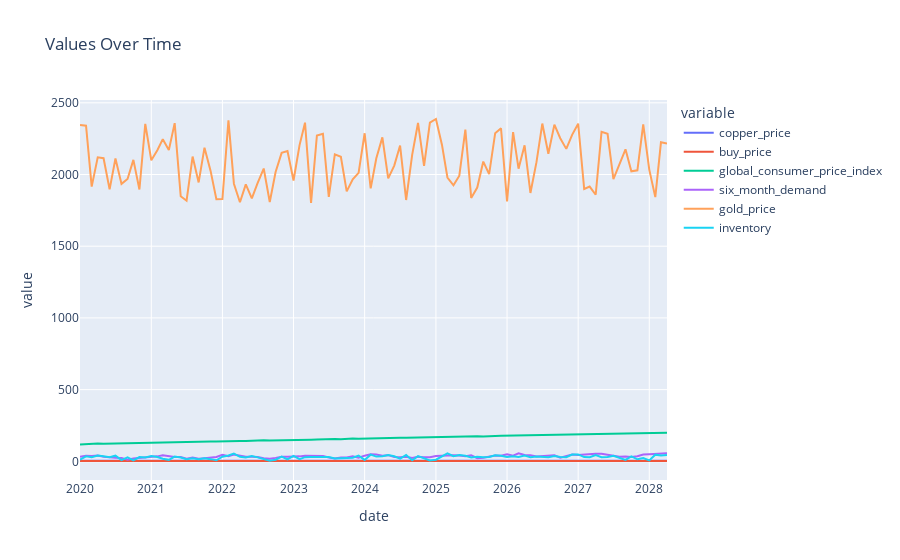

The notebook cell saved with this chart:
### Markdown cell above
## Visualize data

### Code cell
import plotly.express as px

fig = px.line(df, x='date', y=df.columns[1:], title="Values Over Time")

fig.show()
